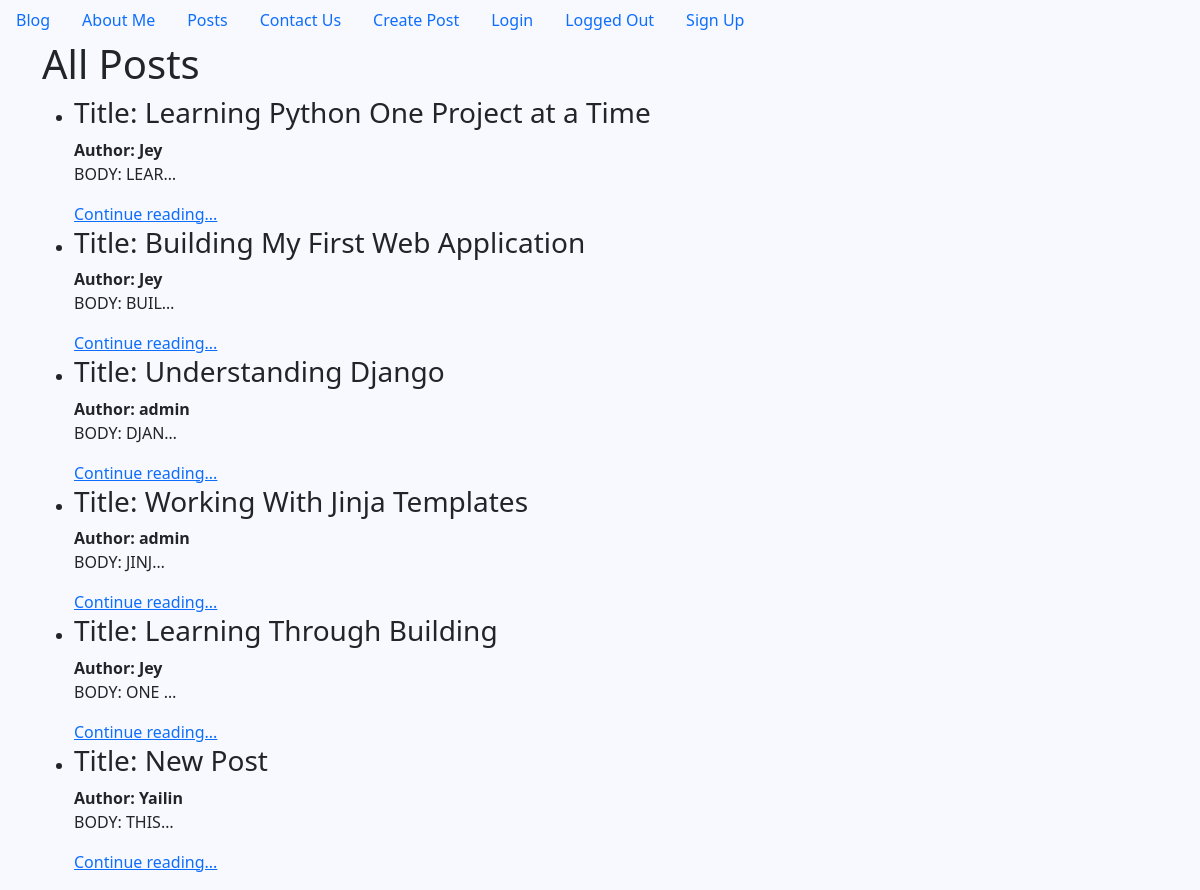
Page /list/ on the committed database.
### posts/models.py (models this page shows, shortened)
class Post(models.Model):
    title = models.CharField(max_length=128)
    subtitle = models.CharField(max_length=128)
    body = models.TextField()
    created_on = models.DateTimeField(auto_now_add=True)
    author = models.ForeignKey(
        User,
        on_delete=models.CASCADE
    )

### posts/views.py (the view)
# urls.py: path("list/", PostListView.as_view(), name="post_list"),
class PostListView(ListView):
    template_name = "postsTemplates/list.html"
    model = Post
    context_object_name = "posts"

### templates/postsTemplates/list.html (shortened to what this page needs)
{% extends 'base.html' %}
{% load static %}
{% block css %}
<link rel="stylesheet" href="{% static 'CSS/about.css' %}">
{% endblock %}
{% block content %}
    <h1>All Posts</h1>
    <ul>
        {% for item in posts %}
        <li>
            <h3>Title: {{ item.title }}</h3>
            <span><strong>Author: {{ item.author }}</strong></span>
            <p>Body: {{ item.body|truncatechars:5 }}</p>
            <a href="{% url 'post_detail' item.id %}">Continue reading...</a>
        </li>
        {% endfor %}
    </ul>
{% endblock %}

### static/CSS/about.css (style rules this page uses)
body { background-color: ghostwhite; }
p { text-transform: uppercase; font-weight: lighter; }

### rows in the picture
Post: title "Learning Python One Project at a Time", author "Jey", body "LEAR…"
Post: title "Building My First Web Application", author "Jey", body "BUIL…"
Post: title "Understanding Django", author "admin", body "DJAN…"
Post: title "Working With Jinja Templates", author "admin", body "JINJ…"
Post: title "Learning Through Building", author "Jey", body "ONE …"
Post: title "New Post", author "Yailin", body "THIS…"
